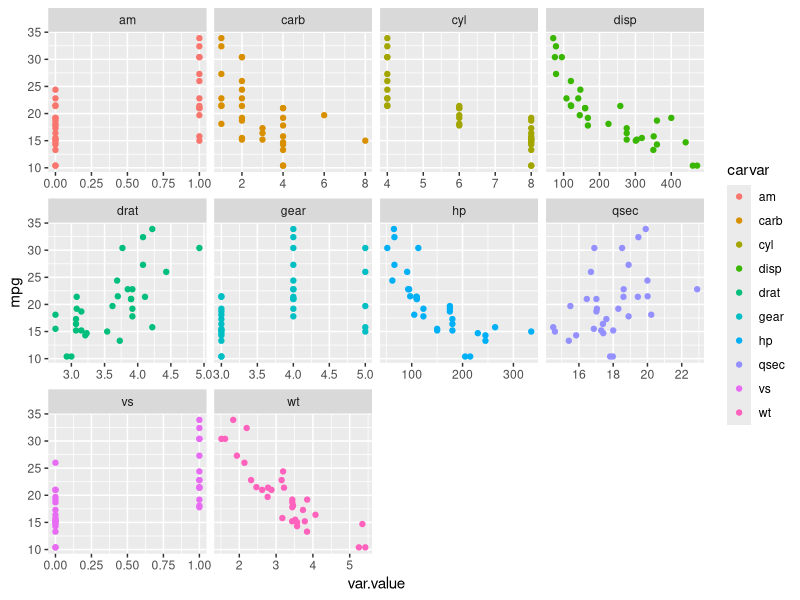

Reproduce this figure in R.
## ---- chunk 1
data(mtcars); mtcars <- mtcars #call mtcars because data load is lazy

#load libs
library(ggplot2); library(dplyr); library(tidyr)

#some quick munging
df <- mtcars %>% gather(carvar, var.value, cyl:carb)
ggplot(df)  +  geom_point(aes(x = var.value, y = mpg, color = carvar)) +
    facet_wrap( ~ carvar, scales = "free_x")
## ---- chunk 2
df <- mtcars; df$GPM <- mtcars$mpg ^ -1; df$HPWT <- mtcars$hp / mtcars$wt
fit <- lm(GPM ~ wt + HPWT + factor(am), data = df)
summary(fit)$coeff
